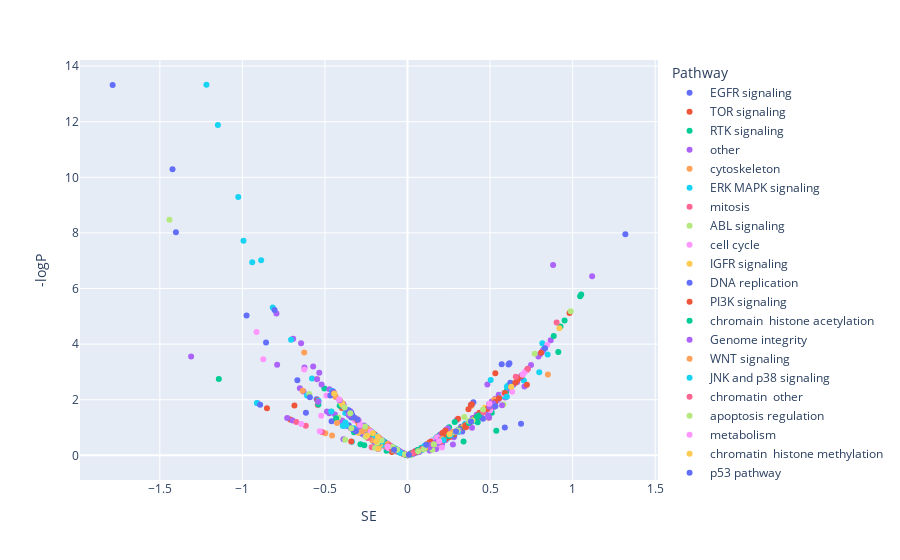

Notebook code cell kept with this figure:
### Code cell
Drug_annotation = pd.read_csv("../Data/GDSC_Drug_anno.csv")
Drug_annotation.index = Drug_annotation['Drug_identifier']

temp = list(result['F2'].values)

temp_new_id = []
Drug_Name_list = []
Drug_Putative_Target_list = []
pathway_list = []

for i in temp:
    temp_new_id.append(i.split('_')[0])
    Drug_Name_list.append(Drug_annotation.loc[Drug_annotation['Drug_identifier'] == int(i.split('_')[0])]['Drug_Name'].values[0])
    Drug_Putative_Target_list.append(Drug_annotation.loc[Drug_annotation['Drug_identifier'] == int(i.split('_')[0])]['Drug_Putative_Target'].values[0])
    pathway_list.append(Drug_annotation.loc[Drug_annotation['Drug_identifier'] == int(i.split('_')[0])]['Drug_Targeted_process_or_pathway'].values[0])

result['Drug'] = Drug_Name_list
result['Target'] = Drug_Putative_Target_list
result['Pathway'] = pathway_list

import plotly.express as px

fig = px.scatter(result, "SE", "-logP", hover_data=['F1','F2','Drug'],color="Pathway")
fig.show()

### Figure 1 — Plotly figure (JSON) as saved in the notebook; plotly's stock layout.template omitted (floating-point values rounded to 4 significant figures; data arrays with more than 128 entries replaced by an {"elided": "..."} marker saying what was removed)
{"data": [{"customdata": [["KRAS_MUT", "1_Drug", "Erlotinib"], ["KRAS_MUT", "119_Drug", "Lapatinib"], ["TP53_MUT", "255_Drug", "CP724714"], ["KRAS_MUT", "255_Drug", "CP724714"], ["EGFR_MUT", "255_Drug", "CP724714"], ["TP53_MUT", "282_Drug", "EKB-569"], ["KRAS_MUT", "282_Drug", "EKB-569"], ["EGFR_MUT", "282_Drug", "EKB-569"], ["TP53_MUT", "1010_Drug", "Gefitinib"], ["KRAS_MUT", "1010_Drug", "Gefitinib"], ["EGFR_MUT", "1010_Drug", "Gefitinib"], ["TP53_MUT", "1032_Drug", "Afatinib"], ["KRAS_MUT", "1032_Drug", "Afatinib"], ["EGFR_MUT", "1032_Drug", "Afatinib"], ["TP53_MUT", "1114_Drug", "Cetuximab"], ["KRAS_MUT", "1114_Drug", "Cetuximab"], ["EGFR_MUT", "1114_Drug", "Cetuximab"], ["TP53_MUT", "1143_Drug", "HG-5-88-01"], ["KRAS_MUT", "1143_Drug", "HG-5-88-01"], ["EGFR_MUT", "1143_Drug", "HG-5-88-01"], ["TP53_MUT", "1377_Drug", "Afatinib (rescreen)"], ["KRAS_MUT", "1377_Drug", "Afatinib (rescreen)"], ["EGFR_MUT", "1377_Drug", "Afatinib (rescreen)"]], "hoverlabel": {"namelength": 0}, "hovertemplate": "Pathway=EGFR signaling<br>SE=%{x}<br>-logP=%{y}<br>F1=%{customdata[0]}<br>F2=%{customdata[1]}<br>Drug=%{customdata[2]}", "legendgroup": "EGFR signaling", "marker": {"color": "#636efa", "symbol": "circle"}, "mode": "markers", "name": "EGFR signaling", "showlegend": true, "type": "scatter", "x": [0.6875, 0.5895, 0.03907, 0.3989, -0.2642, 0.3475, 0.3841, -0.8567, -0.3557, 0.6173, -1.402, -0.2785, 0.6118, -1.786, 0.3248, 0.3877, -0.9746, -0.4598, -0.5501, -0.6152, 0.1053, 0.5703, -1.423], "xaxis": "x", "y": [1.138, 0.9983, 0.08817, 1.908, 0.7497, 1.067, 1.806, 4.058, 1.078, 3.313, 8.022, 0.7849, 3.265, 13.32, 1.028, 1.807, 5.034, 1.229, 2.017, 1.534, 0.2667, 3.276, 10.29], "yaxis": "y"}, {"customdata": [["KRAS_MUT", "3_Drug", "Rapamycin"], ["KRAS_MUT", "83_Drug", "JW-7-52-1"], ["TP53_MUT", "299_Drug", "OSI-027"], ["KRAS_MUT", "299_Drug", "OSI-027"], ["EGFR_MUT", "299_Drug", "OSI-027"], ["TP53_MUT", "1016_Drug", "Temsirolimus"], ["KRAS_MUT", "1016_Drug", "Temsirolimus"], ["EGFR_MUT", "1016_Drug", "Temsirolimus"], ["TP53_MUT", "1059_Drug", "AZD8055"], ["KRAS_MUT", "1059_Drug", "AZD8055"], ["EGFR_MUT", "1059_Drug", "AZD8055"], ["TP53_MUT", "1129_Drug", "PF-4708671"], ["KRAS_MUT", "1129_Drug", "PF-4708671"], ["EGFR_MUT", "1129_Drug", "PF-4708671"], ["TP53_MUT", "1166_Drug", "QL-VIII-58"], ["KRAS_MUT", "1166_Drug", "QL-VIII-58"], ["EGFR_MUT", "1166_Drug", "QL-VIII-58"]], "hoverlabel": {"namelength": 0}, "hovertemplate": "Pathway=TOR signaling<br>SE=%{x}<br>-logP=%{y}<br>F1=%{customdata[0]}<br>F2=%{customdata[1]}<br>Drug=%{customdata[2]}", "legendgroup": "TOR signaling", "marker": {"color": "#EF553B", "symbol": "circle"}, "mode": "markers", "name": "TOR signaling", "showlegend": true, "type": "scatter", "x": [-0.09471, -0.7099, 0.4658, 0.1199, 0.1105, 0.5815, 0.03418, -0.113, 0.416, -0.3972, 0.05684, 0.1689, 0.1329, -0.1845, 0.4928, -0.5442, -0.6849], "xaxis": "x", "y": [0.1196, 1.293, 1.593, 0.4055, 0.2687, 2.152, 0.09462, 0.2413, 1.251, 1.705, 0.1224, 0.4586, 0.4638, 0.5094, 1.352, 1.984, 1.79], "yaxis": "y"}, {"customdata": {"elided": "68x3 str values"}, "hoverlabel": {"namelength": 0}, "hovertemplate": "Pathway=RTK signaling<br>SE=%{x}<br>-logP=%{y}<br>F1=%{customdata[0]}<br>F2=%{customdata[1]}<br>Drug=%{customdata[2]}", "legendgroup": "RTK signaling", "marker": {"color": "#00cc96", "symbol": "circle"}, "mode": "markers", "name": "RTK signaling", "showlegend": true, "type": "scatter", "x": [-0.2849, 0.5377, -1.143, -0.1267, 0.3394, -0.1709, -0.04717, 0.06403, -0.06929, 0.1457, 0.6027, -0.04199, 0.1831, -0.01451, 0.0695, 0.08516, 0.9267, -0.4602, 0.252, 0.3867, -0.09271, 0.1835, 0.5876, -0.1304, -0.06752, 0.3733, -0.004051, 0.1753, 0.1645, 0.3374, -0.222, 0.6099, 0.07284, -0.05905, 0.1624, 0.1151, -0.1832, 0.4612, 0.1948, -0.2497, 0.3928, 0.8253, -0.08236, 0.6383, 0.3111, 0.1969, 1.046, -0.2516, -0.07413, 0.52, 0.6028, -0.2159, 0.5392, 0.4808, -0.1844, 0.9133, 0.3901, -0.1173, 0.5106, 0.4975, -0.5034, -0.3239, 0.2378, -0.3598, -0.19, -0.4264, -0.4104, -0.207], "xaxis": "x", "y": [0.4028, 0.8829, 2.748, 0.1631, 0.4954, 0.4158, 0.1411, 0.1478, 0.1615, 0.5102, 2.321, 0.08998, 0.6553, 0.03179, 0.162, 0.2749, 4.635, 1.566, 1.011, 1.231, 0.2214, 0.6751, 2.235, 0.3238, 0.2127, 1.174, 0.008805, 0.6381, 0.423, 1.026, 0.8576, 2.364, 0.1704, 0.1838, 0.4167, 0.2813, 0.6737, 1.571, 0.5162, 0.9987, 1.258, 3.814, 0.2648, 2.534, 0.9229, 0.7369, 5.725, 0.705, 0.2357, 1.866, 2.322, 0.8279, 1.967, 1.63, 0.6162, 3.719, 1.22, 0.361, 1.534, 1.712, 2.404, 0.8337, 0.6094, 1.482, 0.4657, 1.294, 1.787, 0.5155], "yaxis": "y"}, {"customdata": {"elided": "200x3 str values"}, "hoverlabel": {"namelength": 0}, "hovertemplate": "Pathway=other<br>SE=%{x}<br>-logP=%{y}<br>F1=%{customdata[0]}<br>F2=%{customdata[1]}<br>Drug=%{customdata[2]}", "legendgroup": "other", "marker": {"color": "#ab63fa", "symbol": "circle"}, "mode": "markers", "name": "other", "showlegend": true, "type": "scatter", "x": {"elided": "200 float values"}, "xaxis": "x", "y": {"elided": "200 float values"}, "yaxis": "y"}, {"customdata": [["KRAS_MUT", "11_Drug", "Paclitaxel"], ["KRAS_MUT", "127_Drug", "GSK269962A"], ["TP53_MUT", "140_Drug", "Vinorelbine"], ["KRAS_MUT", "140_Drug", "Vinorelbine"], ["EGFR_MUT", "140_Drug", "Vinorelbine"], ["TP53_MUT", "158_Drug", "PF-562271"], ["KRAS_MUT", "158_Drug", "PF-562271"], ["EGFR_MUT", "158_Drug", "PF-562271"], ["TP53_MUT", "176_Drug", "IPA-3"], ["KRAS_MUT", "176_Drug", "IPA-3"], ["EGFR_MUT", "176_Drug", "IPA-3"], ["TP53_MUT", "201_Drug", "Epothilone B"], ["KRAS_MUT", "201_Drug", "Epothilone B"], ["EGFR_MUT", "201_Drug", "Epothilone B"], ["TP53_MUT", "230_Drug", "GSK429286A"], ["KRAS_MUT", "230_Drug", "GSK429286A"], ["EGFR_MUT", "230_Drug", "GSK429286A"], ["TP53_MUT", "309_Drug", "Y-39983"], ["KRAS_MUT", "309_Drug", "Y-39983"], ["EGFR_MUT", "309_Drug", "Y-39983"], ["TP53_MUT", "1004_Drug", "Vinblastine"], ["KRAS_MUT", "1004_Drug", "Vinblastine"], ["EGFR_MUT", "1004_Drug", "Vinblastine"], ["TP53_MUT", "1007_Drug", "Docetaxel"], ["KRAS_MUT", "1007_Drug", "Docetaxel"], ["EGFR_MUT", "1007_Drug", "Docetaxel"], ["TP53_MUT", "1069_Drug", "EHT 1864"], ["KRAS_MUT", "1069_Drug", "EHT 1864"], ["EGFR_MUT", "1069_Drug", "EHT 1864"], ["TP53_MUT", "1192_Drug", "GSK269962A"], ["KRAS_MUT", "1192_Drug", "GSK269962A"], ["EGFR_MUT", "1192_Drug", "GSK269962A"]], "hoverlabel": {"namelength": 0}, "hovertemplate": "Pathway=cytoskeleton<br>SE=%{x}<br>-logP=%{y}<br>F1=%{customdata[0]}<br>F2=%{customdata[1]}<br>Drug=%{customdata[2]}", "legendgroup": "cytoskeleton", "marker": {"color": "#FFA15A", "symbol": "circle"}, "mode": "markers", "name": "cytoskeleton", "showlegend": true, "type": "scatter", "x": [-0.4978, -0.4566, -0.1483, -0.2238, -0.1436, -0.2992, -0.4359, 0.4366, 0.07555, -0.6252, 0.4391, -0.6346, -0.203, 0.06021, 0.09465, -0.3024, 0.3758, 0.1634, -0.2371, 0.4047, 0.2678, -0.2972, 0.0527, 0.1394, -0.549, 0.0745, 0.527, 0.3844, -0.1268, 0.2633, -0.3941, 0.1528], "xaxis": "x", "y": [0.7981, 0.7144, 0.3531, 0.8424, 0.3599, 0.8208, 2.106, 1.448, 0.1674, 3.699, 1.459, 2.319, 0.7447, 0.1384, 0.2265, 1.29, 1.185, 0.4197, 0.9335, 1.31, 0.7469, 1.134, 0.1064, 0.3428, 2.748, 0.1535, 2.009, 1.773, 0.327, 0.7877, 1.875, 0.408], "yaxis": "y"}, {"customdata": {"elided": "53x3 str values"}, "hoverlabel": {"namelength": 0}, "hovertemplate": "Pathway=ERK MAPK signaling<br>SE=%{x}<br>-logP=%{y}<br>F1=%{customdata[0]}<br>F2=%{customdata[1]}<br>Drug=%{customdata[2]}", "legendgroup": "ERK MAPK signaling", "marker": {"color": "#19d3f3", "symbol": "circle"}, "mode": "markers", "name": "ERK MAPK signaling", "showlegend": true, "type": "scatter", "x": [-0.9121, -0.3364, -0.08028, -0.1812, -0.3257, 0.3483, 0.1504, 0.5887, 0.4091, -0.08686, 0.5707, -0.0835, -0.1508, 0.8321, 0.1579, 0.5036, -0.5386, 0.7049, -0.9402, 0.07667, 0.4029, -0.8159, 0.126, 0.1127, -0.1747, 0.1362, -0.6083, -0.08539, -0.05526, 0.8488, -0.9934, 0.04348, -0.3877, -0.3769, -0.0848, -0.3922, -0.5782, -0.08472, 0.3498, -0.4564, 0.306, 0.6061, -1.025, -0.1497, 0.6069, -0.8863, 0.194, 0.8167, -1.148, 0.04981, 0.6022, -1.218, 0.04439], "xaxis": "x", "y": [1.884, 0.4901, 0.1788, 0.6467, 0.9752, 1.07, 0.5298, 2.241, 1.235, 0.2728, 2.123, 0.1975, 0.5316, 3.866, 0.4031, 2.709, 1.964, 2.691, 6.946, 0.1684, 1.274, 5.318, 0.2723, 0.2565, 0.5803, 0.3172, 2.15, 0.2538, 0.1188, 3.623, 7.715, 0.09241, 1.051, 1.526, 0.1869, 1.061, 2.766, 0.1858, 1.137, 2.315, 0.9017, 2.493, 9.288, 0.3784, 2.498, 7.019, 0.5126, 4.035, 11.89, 0.1192, 2.468, 13.33, 0.1052], "yaxis": "y"}, {"customdata": [["KRAS_MUT", "32_Drug", "VX-680"], ["KRAS_MUT", "41_Drug", "S-Trityl-L-cysteine"], ["KRAS_MUT", "60_Drug", "BI-2536"], ["KRAS_MUT", "87_Drug", "GW843682X"], ["TP53_MUT", "208_Drug", "SB-715992"], ["KRAS_MUT", "208_Drug", "SB-715992"], ["EGFR_MUT", "208_Drug", "SB-715992"], ["TP53_MUT", "225_Drug", "Genentech Cpd 10"], ["KRAS_MUT", "225_Drug", "Genentech Cpd 10"], ["EGFR_MUT", "225_Drug", "Genentech Cpd 10"], ["TP53_MUT", "226_Drug", "GSK1070916"], ["KRAS_MUT", "226_Drug", "GSK1070916"], ["EGFR_MUT", "226_Drug", "GSK1070916"], ["TP53_MUT", "257_Drug", "NPK76-II-72-1"], ["KRAS_MUT", "257_Drug", "NPK76-II-72-1"], ["EGFR_MUT", "257_Drug", "NPK76-II-72-1"], ["TP53_MUT", "294_Drug", "MPS-1-IN-1"], ["KRAS_MUT", "294_Drug", "MPS-1-IN-1"], ["EGFR_MUT", "294_Drug", "MPS-1-IN-1"], ["TP53_MUT", "1050_Drug", "ZM-447439"], ["KRAS_MUT", "1050_Drug", "ZM-447439"], ["EGFR_MUT", "1050_Drug", "ZM-447439"]], "hoverlabel": {"namelength": 0}, "hovertemplate": "Pathway=mitosis<br>SE=%{x}<br>-logP=%{y}<br>F1=%{customdata[0]}<br>F2=%{customdata[1]}<br>Drug=%{customdata[2]}", "legendgroup": "mitosis", "marker": {"color": "#FF6692", "symbol": "circle"}, "mode": "markers", "name": "mitosis", "showlegend": true, "type": "scatter", "x": [-0.2171, -0.673, -0.5169, -0.6161, 0.08232, -0.2021, 0.1008, 0.2987, -0.2272, 0.1643, 0.2749, 0.002073, 0.4406, 0.1901, -0.0621, 0.6268, 0.1313, 0.0131, 0.722, -0.5439, -0.1953, 0.2032], "xaxis": "x", "y": [0.2948, 1.199, 0.8381, 1.06, 0.1945, 0.7613, 0.2427, 0.8757, 0.8837, 0.4222, 0.7881, 0.005956, 1.474, 0.5014, 0.1942, 2.464, 0.3264, 0.03825, 3.071, 1.807, 0.653, 0.5004], "yaxis": "y"}, {"customdata": [["KRAS_MUT", "34_Drug", "Imatinib"], ["KRAS_MUT", "38_Drug", "AZD-0530"], ["KRAS_MUT", "51_Drug", "Dasatinib"], ["KRAS_MUT", "52_Drug", "GNF-2"], ["KRAS_MUT", "56_Drug", "WH-4-023"], ["TP53_MUT", "155_Drug", "AP-24534"], ["KRAS_MUT", "155_Drug", "AP-24534"], ["EGFR_MUT", "155_Drug", "AP-24534"], ["TP53_MUT", "1013_Drug", "Nilotinib"], ["KRAS_MUT", "1013_Drug", "Nilotinib"], ["EGFR_MUT", "1013_Drug", "Nilotinib"], ["TP53_MUT", "1019_Drug", "Bosutinib"], ["KRAS_MUT", "1019_Drug", "Bosutinib"], ["EGFR_MUT", "1019_Drug", "Bosutinib"], ["TP53_MUT", "1142_Drug", "HG-5-113-01"], ["KRAS_MUT", "1142_Drug", "HG-5-113-01"], ["EGFR_MUT", "1142_Drug", "HG-5-113-01"]], "hoverlabel": {"namelength": 0}, "hovertemplate": "Pathway=ABL signaling<br>SE=%{x}<br>-logP=%{y}<br>F1=%{customdata[0]}<br>F2=%{customdata[1]}<br>Drug=%{customdata[2]}", "legendgroup": "ABL signaling", "marker": {"color": "#B6E880", "symbol": "circle"}, "mode": "markers", "name": "ABL signaling", "showlegend": true, "type": "scatter", "x": [0.0134, 0.1503, -0.1959, -0.3778, 0.02096, -0.05654, -0.4007, 0.4539, -0.5947, 0.2223, 0.5815, 0.009232, 0.3439, -1.442, 0.001809, -0.4195, -0.008723], "xaxis": "x", "y": [0.01612, 0.1962, 0.2628, 0.5642, 0.02534, 0.123, 1.861, 1.529, 2.203, 0.7621, 1.833, 0.01985, 1.383, 8.472, 0.003281, 1.364, 0.01393], "yaxis": "y"}, {"customdata": [["KRAS_MUT", "53_Drug", "CGP-60474"], ["KRAS_MUT", "54_Drug", "CGP-082996"], ["KRAS_MUT", "110_Drug", "Roscovitine"], ["TP53_MUT", "219_Drug", "AT-7519"], ["KRAS_MUT", "219_Drug", "AT-7519"], ["EGFR_MUT", "219_Drug", "AT-7519"], ["TP53_MUT", "301_Drug", "PHA-793887"], ["KRAS_MUT", "301_Drug", "PHA-793887"], ["EGFR_MUT", "301_Drug", "PHA-793887"], ["TP53_MUT", "344_Drug", "THZ-2-49"], ["KRAS_MUT", "344_Drug", "THZ-2-49"], ["EGFR_MUT", "344_Drug", "THZ-2-49"], ["TP53_MUT", "345_Drug", "KIN001-270"], ["KRAS_MUT", "345_Drug", "KIN001-270"], ["EGFR_MUT", "345_Drug", "KIN001-270"], ["TP53_MUT", "346_Drug", "THZ-2-102-1"], ["KRAS_MUT", "346_Drug", "THZ-2-102-1"], ["EGFR_MUT", "346_Drug", "THZ-2-102-1"], ["TP53_MUT", "1046_Drug", "681640.00"], ["KRAS_MUT", "1046_Drug", "681640.00"], ["EGFR_MUT", "1046_Drug", "681640.00"], ["TP53_MUT", "1052_Drug", "RO-3306"], ["KRAS_MUT", "1052_Drug", "RO-3306"], ["EGFR_MUT", "1052_Drug", "RO-3306"], ["TP53_MUT", "1054_Drug", "PD-0332991"], ["KRAS_MUT", "1054_Drug", "PD-0332991"], ["EGFR_MUT", "1054_Drug", "PD-0332991"]], "hoverlabel": {"namelength": 0}, "hovertemplate": "Pathway=cell cycle<br>SE=%{x}<br>-logP=%{y}<br>F1=%{customdata[0]}<br>F2=%{customdata[1]}<br>Drug=%{customdata[2]}", "legendgroup": "cell cycle", "marker": {"color": "#FF97FF", "symbol": "circle"}, "mode": "markers", "name": "cell cycle", "showlegend": true, "type": "scatter", "x": [-0.6432, 0.2085, -0.5314, 0.3649, 0.1486, 0.1855, 0.7108, -0.2925, 0.2935, 0.07451, 0.03755, 0.8462, -0.09827, -0.1295, -0.09799, 0.5829, 0.1787, 0.2738, -0.5225, -0.6254, -0.1146, 0.6339, -0.3191, 0.4999, 0.1765, -0.491, -0.06266], "xaxis": "x", "y": [1.125, 0.2818, 0.8692, 1.139, 0.5221, 0.487, 2.995, 1.233, 0.8565, 0.1746, 0.1135, 3.975, 0.236, 0.4438, 0.2353, 2.208, 0.6532, 0.7838, 1.426, 3.087, 0.2572, 2.287, 1.256, 1.615, 0.3964, 2.153, 0.1345], "yaxis": "y"}, {"customdata": [["KRAS_MUT", "62_Drug", "BMS-536924"], ["TP53_MUT", "184_Drug", "BMS-754807"], ["KRAS_MUT", "184_Drug", "BMS-754807"], ["EGFR_MUT", "184_Drug", "BMS-754807"], ["TP53_MUT", "185_Drug", "OSI-906"], ["KRAS_MUT", "185_Drug", "OSI-906"], ["EGFR_MUT", "185_Drug", "OSI-906"], ["TP53_MUT", "202_Drug", "GSK-1904529A"], ["KRAS_MUT", "202_Drug", "GSK-1904529A"], ["EGFR_MUT", "202_Drug", "GSK-1904529A"], ["TP53_MUT", "1091_Drug", "BMS-536924"], ["KRAS_MUT", "1091_Drug", "BMS-536924"], ["EGFR_MUT", "1091_Drug", "BMS-536924"]], "hoverlabel": {"namelength": 0}, "hovertemplate": "Pathway=IGFR signaling<br>SE=%{x}<br>-logP=%{y}<br>F1=%{customdata[0]}<br>F2=%{customdata[1]}<br>Drug=%{customdata[2]}", "legendgroup": "IGFR signaling", "marker": {"color": "#FECB52", "symbol": "circle"}, "mode": "markers", "name": "IGFR signaling", "showlegend": true, "type": "scatter", "x": [-0.1769, -0.1655, -0.3202, 0.4971, -0.2971, -0.3949, 0.2242, -0.08273, 0.1178, 0.3378, 0.4685, -0.4064, -0.04468], "xaxis": "x", "y": [0.2346, 0.4005, 1.355, 1.74, 0.8134, 1.821, 0.6089, 0.1847, 0.3873, 1.023, 1.708, 1.96, 0.1061], "yaxis": "y"}, {"customdata": [["KRAS_MUT", "71_Drug", "Pyrimethamine"], ["TP53_MUT", "133_Drug", "Doxorubicin"], ["KRAS_MUT", "133_Drug", "Doxorubicin"], ["EGFR_MUT", "133_Drug", "Doxorubicin"], ["TP53_MUT", "134_Drug", "Etoposide"], ["KRAS_MUT", "134_Drug", "Etoposide"], ["EGFR_MUT", "134_Drug", "Etoposide"], ["TP53_MUT", "135_Drug", "Gemcitabine"], ["KRAS_MUT", "135_Drug", "Gemcitabine"], ["EGFR_MUT", "135_Drug", "Gemcitabine"], ["TP53_MUT", "136_Drug", "Mitomycin C"], ["KRAS_MUT", "136_Drug", "Mitomycin C"], ["EGFR_MUT", "136_Drug", "Mitomycin C"], ["TP53_MUT", "179_Drug", "5-Fluorouracil"], ["KRAS_MUT", "179_Drug", "5-Fluorouracil"], ["EGFR_MUT", "179_Drug", "5-Fluorouracil"], ["TP53_MUT", "190_Drug", "Bleomycin"], ["KRAS_MUT", "190_Drug", "Bleomycin"], ["EGFR_MUT", "190_Drug", "Bleomycin"], ["TP53_MUT", "1003_Drug", "Camptothecin"], ["KRAS_MUT", "1003_Drug", "Camptothecin"], ["EGFR_MUT", "1003_Drug", "Camptothecin"], ["TP53_MUT", "1005_Drug", "Cisplatin"], ["KRAS_MUT", "1005_Drug", "Cisplatin"], ["EGFR_MUT", "1005_Drug", "Cisplatin"], ["TP53_MUT", "1006_Drug", "Cytarabine"], ["KRAS_MUT", "1006_Drug", "Cytarabine"], ["EGFR_MUT", "1006_Drug", "Cytarabine"], ["TP53_MUT", "1008_Drug", "Methotrexate"], ["KRAS_MUT", "1008_Drug", "Methotrexate"], ["EGFR_MUT", "1008_Drug", "Methotrexate"], ["TP53_MUT", "1375_Drug", "Temozolomide"], ["KRAS_MUT", "1375_Drug", "Temozolomide"], ["EGFR_MUT", "1375_Drug", "Temozolomide"], ["TP53_MUT", "1378_Drug", "Bleomycin (50 uM)"], ["KRAS_MUT", "1378_Drug", "Bleomycin (50 uM)"], ["EGFR_MUT", "1378_Drug", "Bleomycin (50 uM)"], ["TP53_MUT", "1494_Drug", "SN-38"], ["KRAS_MUT", "1494_Drug", "SN-38"], ["EGFR_MUT", "1494_Drug", "SN-38"]], "hoverlabel": {"namelength": 0}, "hovertemplate": "Pathway=DNA replication<br>SE=%{x}<br>-logP=%{y}<br>F1=%{customdata[0]}<br>F2=%{customdata[1]}<br>Drug=%{customdata[2]}", "legendgroup": "DNA replication", "marker": {"color": "#636efa", "symbol": "circle"}, "mode": "markers", "name": "DNA replication", "showlegend": true, "type": "scatter", "x": [-0.8923, -0.3313, -0.1772, 0.5103, -0.3116, -0.3346, 0.2715, -0.591, -0.367, 0.1097, -0.3637, -0.2015, 0.8327, 0.1247, -0.3564, 0.4513, -0.004601, -0.3199, 0.6827, 0.004631, -0.349, 0.2831, 0.07214, -0.3404, 0.4571, 0.4277, -0.4674, 0.03756, -0.177, -0.1999, 0.3315, -0.2068, -0.1017, -0.667, 0.1041, -0.4504, 0.2495, 0.2025, -0.3395, 0.6228], "xaxis": "x", "y": [1.82, 0.9357, 0.6294, 1.807, 0.8646, 1.44, 0.772, 2.085, 1.64, 0.2656, 1.057, 0.7377, 3.852, 0.3077, 1.622, 1.524, 0.009492, 1.353, 2.798, 0.009909, 1.411, 0.7036, 0.1657, 1.363, 1.315, 1.383, 2.149, 0.07474, 0.4519, 0.6804, 0.8588, 0.5827, 0.3341, 2.705, 0.2644, 2.297, 0.7379, 0.5706, 1.524, 2.613], "yaxis": "y"}, {"customdata": {"elided": "56x3 str values"}, "hoverlabel": {"namelength": 0}, "hovertemplate": "Pathway=PI3K signaling<br>SE=%{x}<br>-logP=%{y}<br>F1=%{customdata[0]}<br>F2=%{customdata[1]}<br>Drug=%{customdata[2]}", "legendgroup": "PI3K signaling", "marker": {"color": "#EF553B", "symbol": "circle"}, "mode": "markers", "name": "PI3K signaling", "showlegend": true, "type": "scatter", "x": [-0.8511, -0.3406, -0.01085, 0.2245, 0.6527, 0.1952, -0.3029, 0.4828, -0.176, 0.3692, 0.6913, 0.5544, -0.2021, 0.3207, 0.5305, 0.5318, 0.2789, 0.3779, -0.114, 0.5049, 0.4129, 0.1411, 0.4157, 0.3507, 0.3841, 0.5892, 0.3858, 0.3893, 0.1095, 0.2388, 0.2116, 0.9813, 0.2338, 0.0254, -0.06593, 0.6663, 0.2298, 0.809, 0.2988, 0.3061, 0.1652, 0.7231, -0.09343, 0.2522, 0.2279, -0.3554, -0.03266, 0.2826, -0.2276, 0.3538, 0.2794, 0.0462, -0.09204, 0.4356, -0.1769, 0.04428], "xaxis": "x", "y": [1.691, 0.4975, 0.02253, 0.8458, 2.609, 0.486, 1.255, 1.668, 0.4303, 1.653, 2.853, 2.049, 0.7614, 0.9601, 1.921, 2.95, 0.8026, 1.194, 0.3825, 1.788, 1.347, 0.491, 1.359, 1.08, 1.806, 2.244, 1.227, 1.841, 0.266, 0.6609, 0.807, 5.117, 0.6439, 0.07546, 0.1531, 2.707, 0.8965, 3.69, 0.8763, 1.312, 0.4249, 2.54, 0.2642, 0.6481, 0.5787, 1.457, 0.06867, 0.7548, 0.8058, 1.008, 0.8381, 0.136, 0.2173, 1.536, 0.6416, 0.1049], "yaxis": "y"}, {"customdata": [["KRAS_MUT", "88_Drug", "MS-275"], ["TP53_MUT", "164_Drug", "JQ12"], ["KRAS_MUT", "164_Drug", "JQ12"], ["EGFR_MUT", "164_Drug", "JQ12"], ["TP53_MUT", "200_Drug", "LAQ824"], ["KRAS_MUT", "200_Drug", "LAQ824"], ["EGFR_MUT", "200_Drug", "LAQ824"], ["TP53_MUT", "265_Drug", "Tubastatin A"], ["KRAS_MUT", "265_Drug", "Tubastatin A"], ["EGFR_MUT", "265_Drug", "Tubastatin A"], ["TP53_MUT", "271_Drug", "VNLG/124"], ["KRAS_MUT", "271_Drug", "VNLG/124"], ["EGFR_MUT", "271_Drug", "VNLG/124"], ["TP53_MUT", "272_Drug", "AR-42"], ["KRAS_MUT", "272_Drug", "AR-42"], ["EGFR_MUT", "272_Drug", "AR-42"], ["TP53_MUT", "273_Drug", "CUDC-101"], ["KRAS_MUT", "273_Drug", "CUDC-101"], ["EGFR_MUT", "273_Drug", "CUDC-101"], ["TP53_MUT", "274_Drug", "PXD101, Belinostat"], ["KRAS_MUT", "274_Drug", "PXD101, Belinostat"], ["EGFR_MUT", "274_Drug", "PXD101, Belinostat"], ["TP53_MUT", "276_Drug", "CAY10603"], ["KRAS_MUT", "276_Drug", "CAY10603"], ["EGFR_MUT", "276_Drug", "CAY10603"], ["TP53_MUT", "1012_Drug", "Vorinostat"], ["KRAS_MUT", "1012_Drug", "Vorinostat"], ["EGFR_MUT", "1012_Drug", "Vorinostat"]], "hoverlabel": {"namelength": 0}, "hovertemplate": "Pathway=chromain  histone acetylation<br>SE=%{x}<br>-logP=%{y}<br>F1=%{customdata[0]}<br>F2=%{customdata[1]}<br>Drug=%{customdata[2]}", "legendgroup": "chromain  histone acetylation", "marker": {"color": "#00cc96", "symbol": "circle"}, "mode": "markers", "name": "chromain  histone acetylation", "showlegend": true, "type": "scatter", "x": [-0.2617, -0.5399, 0.06601, 0.005733, -0.4324, -0.2325, 0.115, 0.2693, -0.2162, 0.4324, 0.002447, -0.1398, 0.25, 0.4194, 0.06218, 0.9513, 0.3161, 0.2858, 0.3714, 0.5105, -0.005283, 0.8856, 0.5148, 0.02184, 1.052, 0.01581, -0.2178, 0.4251], "xaxis": "x", "y": [0.3649, 1.826, 0.2026, 0.01244, 1.335, 0.885, 0.2798, 0.7677, 0.8292, 1.435, 0.005311, 0.4858, 0.6995, 1.376, 0.1945, 4.849, 0.9423, 1.195, 1.166, 1.816, 0.01525, 4.29, 1.839, 0.06455, 5.788, 0.03423, 0.7577, 1.191], "yaxis": "y"}, {"customdata": [["TP53_MUT", "152_Drug", "CP466722"], ["KRAS_MUT", "152_Drug", "CP466722"], ["EGFR_MUT", "152_Drug", "CP466722"], ["TP53_MUT", "1017_Drug", "Olaparib"], ["KRAS_MUT", "1017_Drug", "Olaparib"], ["EGFR_MUT", "1017_Drug", "Olaparib"], ["TP53_MUT", "1018_Drug", "ABT-888"], ["KRAS_MUT", "1018_Drug", "ABT-888"], ["EGFR_MUT", "1018_Drug", "ABT-888"], ["TP53_MUT", "1022_Drug", "AZD7762"], ["KRAS_MUT", "1022_Drug", "AZD7762"], ["EGFR_MUT", "1022_Drug", "AZD7762"], ["TP53_MUT", "1030_Drug", "KU-55933"], ["KRAS_MUT", "1030_Drug", "KU-55933"], ["EGFR_MUT", "1030_Drug", "KU-55933"], ["TP53_MUT", "1038_Drug", "NU-7441"], ["KRAS_MUT", "1038_Drug", "NU-7441"], ["EGFR_MUT", "1038_Drug", "NU-7441"], ["TP53_MUT", "1175_Drug", "AG-014699"], ["KRAS_MUT", "1175_Drug", "AG-014699"], ["EGFR_MUT", "1175_Drug", "AG-014699"], ["TP53_MUT", "1259_Drug", "BMN-673"], ["KRAS_MUT", "1259_Drug", "BMN-673"], ["EGFR_MUT", "1259_Drug", "BMN-673"], ["TP53_MUT", "1495_Drug", "Olaparib"], ["KRAS_MUT", "1495_Drug", "Olaparib"], ["EGFR_MUT", "1495_Drug", "Olaparib"]], "hoverlabel": {"namelength": 0}, "hovertemplate": "Pathway=Genome integrity<br>SE=%{x}<br>-logP=%{y}<br>F1=%{customdata[0]}<br>F2=%{customdata[1]}<br>Drug=%{customdata[2]}", "legendgroup": "Genome integrity", "marker": {"color": "#ab63fa", "symbol": "circle"}, "mode": "markers", "name": "Genome integrity", "showlegend": true, "type": "scatter", "x": [0.5197, -0.05648, 0.4967, 0.1873, -0.5474, 0.5721, -0.5401, 0.1125, 0.4873, 0.3129, -0.3562, 0.1315, 0.0692, -0.1687, 0.3104, 0.1557, -0.5202, 0.1774, 0.1425, 0.006304, 0.1697, -0.05249, -0.4111, 0.5145, 0.1672, -0.1521, -0.2084], "xaxis": "x", "y": [1.864, 0.1752, 1.746, 0.4832, 2.736, 1.804, 1.929, 0.3442, 1.436, 0.9108, 1.452, 0.2855, 0.1509, 0.5564, 0.8503, 0.3695, 2.546, 0.4296, 0.3764, 0.01845, 0.4611, 0.1255, 1.981, 1.833, 0.4521, 0.5343, 0.5585], "yaxis": "y"}, {"customdata": [["TP53_MUT", "154_Drug", "CHIR-99021"], ["KRAS_MUT", "154_Drug", "CHIR-99021"], ["EGFR_MUT", "154_Drug", "CHIR-99021"], ["TP53_MUT", "1025_Drug", "SB 216763"], ["KRAS_MUT", "1025_Drug", "SB 216763"], ["EGFR_MUT", "1025_Drug", "SB 216763"], ["TP53_MUT", "1241_Drug", "CHIR-99021"], ["KRAS_MUT", "1241_Drug", "CHIR-99021"], ["EGFR_MUT", "1241_Drug", "CHIR-99021"], ["TP53_MUT", "1268_Drug", "XAV 939"], ["KRAS_MUT", "1268_Drug", "XAV 939"], ["EGFR_MUT", "1268_Drug", "XAV 939"]], "hoverlabel": {"namelength": 0}, "hovertemplate": "Pathway=WNT signaling<br>SE=%{x}<br>-logP=%{y}<br>F1=%{customdata[0]}<br>F2=%{customdata[1]}<br>Drug=%{customdata[2]}", "legendgroup": "WNT signaling", "marker": {"color": "#FFA15A", "symbol": "circle"}, "mode": "markers", "name": "WNT signaling", "showlegend": true, "type": "scatter", "x": [-0.2132, -0.1914, 0.1068, -0.4267, -0.2729, 0.8503, 0.09307, -0.1204, 0.2087, 0.2707, -0.2408, 0.1575], "xaxis": "x", "y": [0.5401, 0.6921, 0.2579, 1.166, 0.8661, 2.907, 0.2331, 0.4075, 0.5908, 0.8138, 0.9472, 0.4012], "yaxis": "y"}, {"customdata": [["TP53_MUT", "157_Drug", "JNK-9L"], ["KRAS_MUT", "157_Drug", "JNK-9L"], ["EGFR_MUT", "157_Drug", "JNK-9L"], ["TP53_MUT", "207_Drug", "AS601245"], ["KRAS_MUT", "207_Drug", "AS601245"], ["EGFR_MUT", "207_Drug", "AS601245"], ["TP53_MUT", "221_Drug", "TAK-715"], ["KRAS_MUT", "221_Drug", "TAK-715"], ["EGFR_MUT", "221_Drug", "TAK-715"], ["TP53_MUT", "1028_Drug", "VX-702"], ["KRAS_MUT", "1028_Drug", "VX-702"], ["EGFR_MUT", "1028_Drug", "VX-702"], ["TP53_MUT", "1042_Drug", "BIRB 0796"], ["KRAS_MUT", "1042_Drug", "BIRB 0796"], ["EGFR_MUT", "1042_Drug", "BIRB 0796"], ["TP53_MUT", "1043_Drug", "JNK Inhibitor VIII"], ["KRAS_MUT", "1043_Drug", "JNK Inhibitor VIII"], ["EGFR_MUT", "1043_Drug", "JNK Inhibitor VIII"]], "hoverlabel": {"namelength": 0}, "hovertemplate": "Pathway=JNK and p38 signaling<br>SE=%{x}<br>-logP=%{y}<br>F1=%{customdata[0]}<br>F2=%{customdata[1]}<br>Drug=%{customdata[2]}", "legendgroup": "JNK and p38 signaling", "marker": {"color": "#19d3f3", "symbol": "circle"}, "mode": "markers", "name": "JNK and p38 signaling", "showlegend": true, "type": "scatter", "x": [0.307, -0.06445, 0.2593, -0.3719, -0.1945, -0.3762, -0.04829, 0.1034, -0.4624, -0.1781, 0.101, 0.7977, 0.6006, -0.1549, -0.04006, 0.2191, -0.7051, 0.08993], "xaxis": "x", "y": [0.848, 0.1974, 0.7289, 1.089, 0.7058, 1.181, 0.1101, 0.3419, 1.577, 0.4554, 0.3047, 2.986, 2.109, 0.5021, 0.08484, 0.5519, 4.158, 0.2001], "yaxis": "y"}, {"customdata": [["TP53_MUT", "163_Drug", "JQ1"], ["KRAS_MUT", "163_Drug", "JQ1"], ["EGFR_MUT", "163_Drug", "JQ1"], ["TP53_MUT", "275_Drug", "I-BET 151"], ["KRAS_MUT", "275_Drug", "I-BET 151"], ["EGFR_MUT", "275_Drug", "I-BET 151"], ["TP53_MUT", "1218_Drug", "JQ1"], ["KRAS_MUT", "1218_Drug", "JQ1"], ["EGFR_MUT", "1218_Drug", "JQ1"], ["TP53_MUT", "1219_Drug", "PFI-1"], ["KRAS_MUT", "1219_Drug", "PFI-1"], ["EGFR_MUT", "1219_Drug", "PFI-1"]], "hoverlabel": {"namelength": 0}, "hovertemplate": "Pathway=chromatin  other<br>SE=%{x}<br>-logP=%{y}<br>F1=%{customdata[0]}<br>F2=%{customdata[1]}<br>Drug=%{customdata[2]}", "legendgroup": "chromatin  other", "marker": {"color": "#FF6692", "symbol": "circle"}, "mode": "markers", "name": "chromatin  other", "showlegend": true, "type": "scatter", "x": [-0.2403, -0.2241, 0.4589, 0.3878, -0.1673, 0.7283, 0.03249, -0.1075, 0.0887, 0.9032, -0.4438, 0.6559], "xaxis": "x", "y": [0.6243, 0.8441, 1.552, 1.236, 0.6023, 3.113, 0.07612, 0.3578, 0.2211, 4.774, 2.233, 2.824], "yaxis": "y"}, {"customdata": [["TP53_MUT", "172_Drug", "Embelin"], ["KRAS_MUT", "172_Drug", "Embelin"], ["EGFR_MUT", "172_Drug", "Embelin"], ["TP53_MUT", "175_Drug", "PAC-1"], ["KRAS_MUT", "175_Drug", "PAC-1"], ["EGFR_MUT", "175_Drug", "PAC-1"], ["TP53_MUT", "182_Drug", "Obatoclax Mesylate"], ["KRAS_MUT", "182_Drug", "Obatoclax Mesylate"], ["EGFR_MUT", "182_Drug", "Obatoclax Mesylate"], ["TP53_MUT", "268_Drug", "YM155"], ["KRAS_MUT", "268_Drug", "YM155"], ["EGFR_MUT", "268_Drug", "YM155"], ["TP53_MUT", "1011_Drug", "ABT-263"], ["KRAS_MUT", "1011_Drug", "ABT-263"], ["EGFR_MUT", "1011_Drug", "ABT-263"], ["TP53_MUT", "1149_Drug", "TW 37"], ["KRAS_MUT", "1149_Drug", "TW 37"], ["EGFR_MUT", "1149_Drug", "TW 37"], ["TP53_MUT", "1261_Drug", "rTRAIL"], ["KRAS_MUT", "1261_Drug", "rTRAIL"], ["EGFR_MUT", "1261_Drug", "rTRAIL"]], "hoverlabel": {"namelength": 0}, "hovertemplate": "Pathway=apoptosis regulation<br>SE=%{x}<br>-logP=%{y}<br>F1=%{customdata[0]}<br>F2=%{customdata[1]}<br>Drug=%{customdata[2]}", "legendgroup": "apoptosis regulation", "marker": {"color": "#B6E880", "symbol": "circle"}, "mode": "markers", "name": "apoptosis regulation", "showlegend": true, "type": "scatter", "x": [-0.253, -0.3461, 0.2927, 0.1605, -0.3802, 0.3938, -0.3406, -0.157, 0.06482, 0.2969, -0.06269, 0.988, -0.1821, -0.01525, 0.0987, 0.7704, -0.09043, 0.4571, 0.3721, -0.2577, 0.3038], "xaxis": "x", "y": [0.6652, 1.509, 0.8496, 0.3865, 1.724, 1.256, 0.9699, 0.5433, 0.1498, 0.869, 0.1962, 5.179, 0.4429, 0.04137, 0.2216, 3.655, 0.298, 1.649, 1.236, 1.035, 0.8931], "yaxis": "y"}, {"customdata": [["TP53_MUT", "196_Drug", "Phenformin"], ["KRAS_MUT", "196_Drug", "Phenformin"], ["EGFR_MUT", "196_Drug", "Phenformin"], ["TP53_MUT", "1001_Drug", "AICAR"], ["KRAS_MUT", "1001_Drug", "AICAR"], ["EGFR_MUT", "1001_Drug", "AICAR"], ["TP53_MUT", "1248_Drug", "FK866"], ["KRAS_MUT", "1248_Drug", "FK866"], ["EGFR_MUT", "1248_Drug", "FK866"]], "hoverlabel": {"namelength": 0}, "hovertemplate": "Pathway=metabolism<br>SE=%{x}<br>-logP=%{y}<br>F1=%{customdata[0]}<br>F2=%{customdata[1]}<br>Drug=%{customdata[2]}", "legendgroup": "metabolism", "marker": {"color": "#FF97FF", "symbol": "circle"}, "mode": "markers", "name": "metabolism", "showlegend": true, "type": "scatter", "x": [0.1921, -0.2224, 0.6963, -0.914, -0.2881, -0.8732, -0.1206, -0.4135, 0.4959], "xaxis": "x", "y": [0.5076, 0.8598, 2.9, 4.433, 1.088, 3.454, 0.3112, 2.011, 1.853], "yaxis": "y"}, {"customdata": [["TP53_MUT", "245_Drug", "UNC0638"], ["KRAS_MUT", "245_Drug", "UNC0638"], ["EGFR_MUT", "245_Drug", "UNC0638"], ["TP53_MUT", "1236_Drug", "UNC0638"], ["KRAS_MUT", "1236_Drug", "UNC0638"], ["EGFR_MUT", "1236_Drug", "UNC0638"], ["TP53_MUT", "1264_Drug", "SGC0946"], ["KRAS_MUT", "1264_Drug", "SGC0946"], ["EGFR_MUT", "1264_Drug", "SGC0946"]], "hoverlabel": {"namelength": 0}, "hovertemplate": "Pathway=chromatin  histone methylation<br>SE=%{x}<br>-logP=%{y}<br>F1=%{customdata[0]}<br>F2=%{customdata[1]}<br>Drug=%{customdata[2]}", "legendgroup": "chromatin  histone methylation", "marker": {"color": "#FECB52", "symbol": "circle"}, "mode": "markers", "name": "chromatin  histone methylation", "showlegend": true, "type": "scatter", "x": [0.6279, -0.2097, 0.9198, 0.2545, -0.1791, 0.005195, -0.2445, -0.4436, -0.1884], "xaxis": "x", "y": [2.47, 0.7976, 4.575, 0.7548, 0.6549, 0.01181, 0.7162, 2.218, 0.4951], "yaxis": "y"}, {"customdata": [["TP53_MUT", "269_Drug", "NSC-207895"], ["KRAS_MUT", "269_Drug", "NSC-207895"], ["EGFR_MUT", "269_Drug", "NSC-207895"], ["TP53_MUT", "1047_Drug", "Nutlin-3a"], ["KRAS_MUT", "1047_Drug", "Nutlin-3a"], ["EGFR_MUT", "1047_Drug", "Nutlin-3a"], ["TP53_MUT", "1133_Drug", "JNJ-26854165"], ["KRAS_MUT", "1133_Drug", "JNJ-26854165"], ["EGFR_MUT", "1133_Drug", "JNJ-26854165"]], "hoverlabel": {"namelength": 0}, "hovertemplate": "Pathway=p53 pathway<br>SE=%{x}<br>-logP=%{y}<br>F1=%{customdata[0]}<br>F2=%{customdata[1]}<br>Drug=%{customdata[2]}", "legendgroup": "p53 pathway", "marker": {"color": "#636efa", "symbol": "circle"}, "mode": "markers", "name": "p53 pathway", "showlegend": true, "type": "scatter", "x": [0.294, -0.3012, 0.3842, 1.319, -0.805, 0.5323, -0.08152, 0.1131, 0.008108], "xaxis": "x", "y": [0.8584, 1.283, 1.221, 7.955, 5.23, 1.767, 0.2016, 0.3844, 0.01849], "yaxis": "y"}], "layout": {"legend": {"title": {"text": "Pathway"}, "tracegroupgap": 0}, "margin": {"t": 60}, "xaxis": {"anchor": "y", "domain": [0, 1], "title": {"text": "SE"}}, "yaxis": {"anchor": "x", "domain": [0, 1], "title": {"text": "-logP"}}}}
